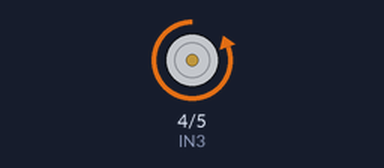
A sketch run on a simulated Arduino Uno, built with avr-gcc and run on an emulated ATmega328P. On the bench: motor-driver pin pairs drawn as motors (green arrow = first pin HIGH = forward, orange = second pin HIGH = backward, longer = more drive).

Above: at 0.2 s.
Timing chart, 0 to 3.0 s (numbered marks = the images above):
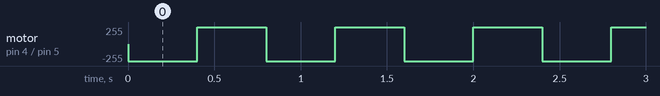

The sketch:

motor-2.ino
```cpp
#define IN1 2
#define IN2 3
#define IN3 4
#define IN4 5
void setup() {
  // put your setup code here, to run once:
  pinMode(IN3, OUTPUT);
  pinMode(IN4, OUTPUT);
}
void tien(){
  digitalWrite(IN4, HIGH);
  digitalWrite(IN3, LOW);
  digitalWrite(IN1, LOW);
  digitalWrite(IN2, HIGH);
}
void lui(){
  digitalWrite(IN3, HIGH);
  digitalWrite(IN4, LOW);
  digitalWrite(IN1, HIGH);
  digitalWrite(IN2, LOW);
}
void loop() {
  // put your main code here, to run repeatedly:
  tien();
  delay(400);
  lui();
  delay(400);
}
```

Measured:
- by itself, motor on pin 4 (IN3) / pin 5 (IN4): alternates forward 255/255 for 0.40 s and backward 255/255 for 0.40 s
